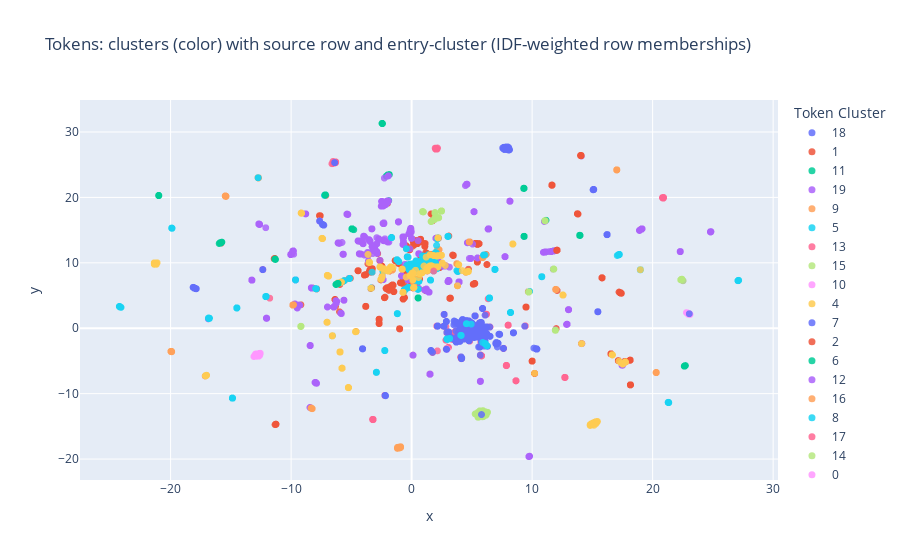
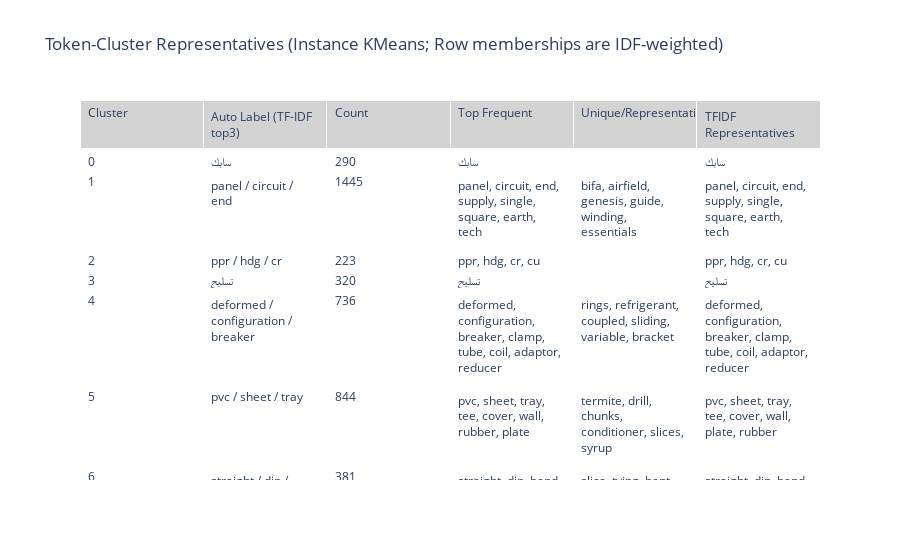
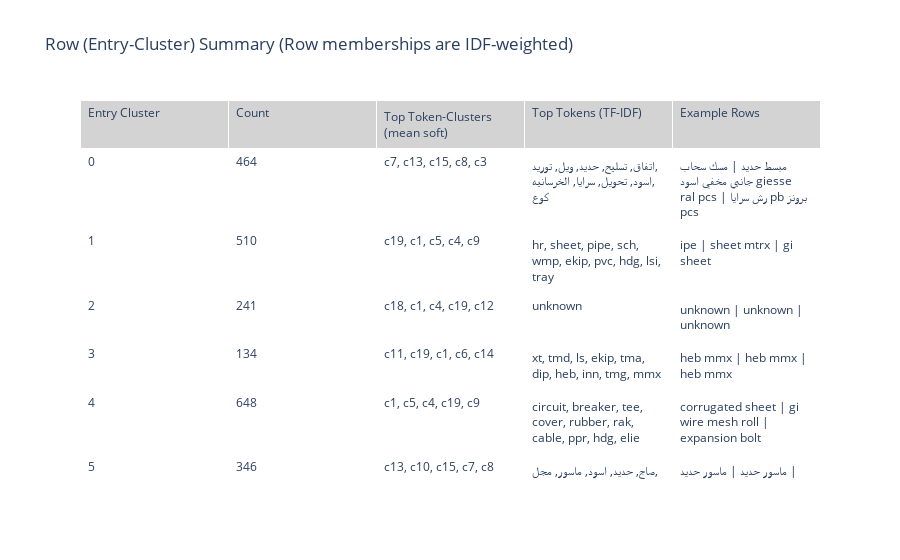

Write notebook code for charts like these, in order.
### Code cell
# Approach 2: Downweighting
# =========================

# ---- Imports (safe re-imports) ----
import numpy as np, pandas as pd
from collections import Counter
from sklearn.cluster import KMeans
from sklearn.preprocessing import normalize
import umap
import plotly.express as px
import plotly.graph_objects as go

# ---- Config / Hyperparameters ----
mixnlp_n_clusters     = 20      # number of token clusters
mixnlp_random_state   = 42
mixnlp_umap_neighbors = 30
mixnlp_umap_min_dist  = 0.05
mixnlp_softmax_temp   = 0.05

# Optional: pruning toggles (keep False for pure downweighting)
PRUNE_COMMON  = False  # drop tokens appearing in > pr_common_frac of rows
PRUNE_RARE    = False  # drop tokens with df < pr_rare_min
pr_common_frac = 0.60
pr_rare_min    = 2

# ---- Tokenization to token-instance dataframe ----
def _tokens(s):
    return [t for t in s.split() if t] if isinstance(s, str) else []

# `kv` = embedding lookup (e.g., gensim KeyedVectors); `df["Interpretable"]` exists
# Build (row_id, token, vec) for each token instance
rows = []
for rid, text in enumerate(df["Interpretable"].to_numpy()):
    for tok in _tokens(text):
        if tok in kv:  # membership works with gensim KeyedVectors; for dict, same
            rows.append((rid, tok, kv.get_vector(tok)))
mixnlp_tok_df = pd.DataFrame(rows, columns=["row_id", "token", "vec"])

# ---- (Optional) pruning by document frequency ----
if PRUNE_COMMON or PRUNE_RARE:
    df_per_tok = mixnlp_tok_df[["token","row_id"]].drop_duplicates().groupby("token")["row_id"].size()
    keep = pd.Series(True, index=df_per_tok.index)
    if PRUNE_COMMON:
        keep &= (df_per_tok <= pr_common_frac * len(df))
    if PRUNE_RARE:
        keep &= (df_per_tok >= pr_rare_min)
    keep = keep[keep].index
    mixnlp_tok_df = mixnlp_tok_df[mixnlp_tok_df["token"].isin(keep)].reset_index(drop=True)

# ---- Cosine geometry (no PCA) ----
Xt = np.vstack(mixnlp_tok_df["vec"].to_numpy()).astype(np.float32)  # (n_tok, d)
Xproc = normalize(Xt, norm="l2", axis=1)                             # unit-norm tokens

# ---- Token clustering (KMeans on instances) ----
tok_kmeans = KMeans(n_clusters=mixnlp_n_clusters, random_state=mixnlp_random_state, n_init='auto')
mixnlp_tok_df["token_cluster"] = tok_kmeans.fit_predict(Xproc)

# ---- 2D coords for tokens (UMAP, cosine) ----
um = umap.UMAP(
    n_neighbors=mixnlp_umap_neighbors,
    min_dist=mixnlp_umap_min_dist,
    metric="cosine",
    random_state=mixnlp_random_state
)
X2 = um.fit_transform(Xproc)
mixnlp_tok_df["x"] = X2[:, 0]
mixnlp_tok_df["y"] = X2[:, 1]

# ---- Row-level memberships with DOWNWEIGHTING ----
# Vectorized cosine similarities token->centroids
C  = normalize(tok_kmeans.cluster_centers_, axis=1)   # (k, d)
Xp = normalize(Xproc, axis=1)                         # (n_tok, d) (redundant normalize but safe)
cos_tok_cent = Xp @ C.T                               # (n_tok, k)

# Vectorized softmax with temperature
temp = max(mixnlp_softmax_temp, 1e-6)
S = cos_tok_cent - cos_tok_cent.max(axis=1, keepdims=True)
E = np.exp(S / temp)
tok_soft = E / (E.sum(axis=1, keepdims=True) + 1e-9)  # (n_tok, k)

# Per-instance weights: IDF by default (rows as documents)
df_per_tok = (
    mixnlp_tok_df[["token","row_id"]]
    .drop_duplicates()
    .groupby("token")["row_id"].size()
)
idf_map = np.log((len(df) + 1) / (df_per_tok + 1)) + 1.0
w_tok = mixnlp_tok_df["token"].map(idf_map).fillna(1.0).to_numpy()

# Weighted SOFT memberships (row-wise weighted mean of token soft distributions)
soft_cols = [f"mixnlp_Psoft_c{c}" for c in range(mixnlp_n_clusters)]
soft_df = pd.DataFrame(tok_soft, columns=soft_cols)
soft_df["row_id"] = mixnlp_tok_df["row_id"].values
soft_df["w"] = w_tok

num_soft = soft_df.groupby("row_id").apply(
    lambda g: (g[soft_cols].to_numpy() * g["w"].to_numpy()[:, None]).sum(axis=0)
)
den_soft = soft_df.groupby("row_id")["w"].sum().replace(0, 1.0)

soft_rows = (
    pd.DataFrame(np.vstack(num_soft.values) / den_soft.to_numpy()[:, None],
                 index=num_soft.index, columns=soft_cols)
    .reindex(range(len(df)), fill_value=0.0)
)

# Weighted HARD (vote) memberships (row-wise weighted histogram of token_cluster)
mixnlp_tok_df["_w"] = w_tok
vote_weights = mixnlp_tok_df.pivot_table(
    index="row_id", columns="token_cluster", values="_w", aggfunc="sum", fill_value=0.0
).reindex(range(len(df)), fill_value=0.0)
vote_rows = vote_weights.div(vote_weights.sum(axis=1).replace(0,1), axis=0)
vote_rows.columns = [f"mixnlp_Pvote_c{c}" for c in vote_rows.columns]

# ---- Write memberships into df (prefer soft) ----
vote_cols = [f"mixnlp_Pvote_c{c}" for c in range(mixnlp_n_clusters)]
df.drop(columns=[c for c in df.columns if c in soft_cols + vote_cols], errors="ignore", inplace=True)

for c in soft_cols:
    df[c] = soft_rows[c].values
for c in vote_cols:
    if c in vote_rows.columns:
        df[c] = vote_rows[c].values
    else:
        df[c] = 0.0  # ensure rectangular shape

# ---- Entry-level clustering on row features (prefer soft) ----
feat_cols = soft_cols if set(soft_cols).issubset(df.columns) else vote_cols
X_entry = df[feat_cols].to_numpy()
entry_k = max(5, min(40, mixnlp_n_clusters // 2))
entry_kmeans = KMeans(n_clusters=entry_k, random_state=mixnlp_random_state, n_init='auto')
df["entry_cluster"] = entry_kmeans.fit_predict(X_entry)

# Keep row text for hover
df["row_text"] = df["Interpretable"].astype(str)

# Map entry_cluster back to tokens for hover
row_to_entry = df["entry_cluster"].to_dict()
mixnlp_tok_df["entry_cluster"] = mixnlp_tok_df["row_id"].map(row_to_entry)

# =======================
# Visualization section
# =======================

# ---- Token scatter (color = token_cluster), with row hovers ----
tok_plot_df = mixnlp_tok_df.merge(
    df[["row_text", "entry_cluster"]].reset_index(drop=True).rename_axis("row_id").reset_index(),
    on=["row_id", "entry_cluster"],
    how="left"
)
fig_tok = px.scatter(
    tok_plot_df, x="x", y="y",
    color=tok_plot_df["token_cluster"].astype(str),
    hover_data={
        "token": True,
        "token_cluster": True,
        "row_id": True,
        "entry_cluster": True,
        "row_text": True,
        "x": False, "y": False
    },
    title="Tokens: clusters (color) with source row and entry-cluster (IDF-weighted row memberships)"
)
fig_tok.update_traces(marker=dict(size=7, opacity=0.85))
fig_tok.update_layout(legend_title_text="Token Cluster")
fig_tok.show()

# ---- Table 1: token-cluster representatives (freq + TF-IDF across clusters) ----
tokens_by_cluster = mixnlp_tok_df.groupby("token_cluster")["token"].apply(list)
num_clusters = tokens_by_cluster.shape[0]

# frequency + unique
rep_rows = []
for c in range(num_clusters):
    toks = pd.Series(tokens_by_cluster.get(c, []))
    vc = toks.value_counts()
    rep_rows.append({
        "Cluster": c,
        "Count": int(len(toks)),
        "Top Frequent": ", ".join(vc.index[:8].tolist()),
        "Unique/Representative": ", ".join(vc[vc == 1].index[:6].tolist())
    })
rep_freq = pd.DataFrame(rep_rows).sort_values("Cluster").reset_index(drop=True)

# TF-IDF across clusters (treat each cluster as a "doc")
dfreq = Counter()
for toks in tokens_by_cluster:
    for t in set(toks):
        dfreq[t] += 1
Ndocs = len(tokens_by_cluster)

def _tfidf_top(tokens, k=8):
    tf = Counter(tokens); total = sum(tf.values()) or 1
    scored = [(t, (f/total) * (np.log((Ndocs+1)/(1+dfreq[t])) + 1.0)) for t, f in tf.items()]
    scored.sort(key=lambda x: x[1], reverse=True)
    return [t for t, _ in scored[:k]]

rep_tfidf = pd.DataFrame(
    [{"Cluster": c, "TFIDF Representatives": ", ".join(_tfidf_top(tokens_by_cluster.get(c, []), 8))}
     for c in range(num_clusters)]
).sort_values("Cluster").reset_index(drop=True)

token_table = rep_freq.merge(rep_tfidf, on="Cluster")
token_table["Auto Label (TF-IDF top3)"] = token_table["TFIDF Representatives"].apply(
    lambda s: " / ".join(s.split(", ")[:3]) if isinstance(s, str) else ""
)
token_table = token_table[
    ["Cluster","Auto Label (TF-IDF top3)","Count","Top Frequent","Unique/Representative","TFIDF Representatives"]
]

fig_token_tbl = go.Figure(data=[go.Table(
    header=dict(values=list(token_table.columns), fill_color='lightgrey', align='left'),
    cells=dict(values=[token_table[c] for c in token_table.columns], fill_color='white', align='left')
)])
fig_token_tbl.update_layout(title="Token-Cluster Representatives (Instance KMeans; Row memberships are IDF-weighted)")
fig_token_tbl.show()

# ---- Table 2: row (entry-cluster) summary ----
soft_cols = [c for c in df.columns if c.startswith("mixnlp_Psoft_c")]
entry_means = df.groupby("entry_cluster")[soft_cols].mean()

def _topk_token_clusters(row, k=5):
    vals = row.values
    idx = np.argsort(vals)[::-1][:k]
    labs = [f"c{int(row.index[j].split('mixnlp_Psoft_c')[1])}" for j in idx]
    return ", ".join(labs)

# tokens per entry-cluster for TF-IDF
tokens_by_entry = (
    mixnlp_tok_df
    .groupby("entry_cluster")["token"]
    .apply(list)
    .reindex(sorted(df["entry_cluster"].unique()), fill_value=[])
)
N_docs_ec = len(tokens_by_entry)
dfreq_ec = Counter()
for toks in tokens_by_entry:
    for t in set(toks):
        dfreq_ec[t] += 1

def _tfidf_top_tokens(tokens, k=10):
    tf = Counter(tokens); total = sum(tf.values()) or 1
    scored = [(t, (f/total) * (np.log((N_docs_ec+1)/(1+dfreq_ec[t])) + 1.0)) for t, f in tf.items()]
    scored.sort(key=lambda x: x[1], reverse=True)
    return ", ".join([t for t, _ in scored[:k]])

entry_sizes = df["entry_cluster"].value_counts().sort_index()
examples = {
    c: " | ".join(df.loc[df["entry_cluster"] == c, "row_text"].head(3).tolist())
    for c in entry_sizes.index
}

row_table = pd.DataFrame({
    "Entry Cluster": entry_sizes.index,
    "Count": entry_sizes.values,
    "Top Token-Clusters (mean soft)": entry_means.apply(_topk_token_clusters, axis=1).reindex(entry_sizes.index).fillna(""),
    "Top Tokens (TF-IDF)": tokens_by_entry.apply(_tfidf_top_tokens).reindex(entry_sizes.index).fillna(""),
    "Example Rows": pd.Series(examples).reindex(entry_sizes.index).fillna("")
}).reset_index(drop=True)

fig_row_tbl = go.Figure(data=[go.Table(
    header=dict(values=list(row_table.columns), fill_color='lightgrey', align='left'),
    cells=dict(values=[row_table[c] for c in row_table.columns], fill_color='white', align='left')
)])
fig_row_tbl.update_layout(title="Row (Entry-Cluster) Summary (Row memberships are IDF-weighted)")
fig_row_tbl.show()

### Figure 1 — Plotly figure (JSON) as saved in the notebook; plotly's stock layout.template omitted (floating-point values rounded to 4 significant figures; data arrays with more than 128 entries replaced by an {"elided": "..."} marker saying what was removed)
{"data": [{"customdata": {"elided": "270x5 mixed values"}, "hovertemplate": "color=18<br>token=%{customdata[0]}<br>token_cluster=%{customdata[1]}<br>row_id=%{customdata[2]}<br>entry_cluster=%{customdata[3]}<br>row_text=%{customdata[4]}<extra></extra>", "legendgroup": "18", "marker": {"color": "#636efa", "opacity": 0.85, "size": 7, "symbol": "circle"}, "mode": "markers", "name": "18", "showlegend": true, "type": "scattergl", "x": {"elided": "270 float values"}, "xaxis": "x", "y": {"elided": "270 float values"}, "yaxis": "y"}, {"customdata": {"elided": "1445x5 mixed values"}, "hovertemplate": "color=1<br>token=%{customdata[0]}<br>token_cluster=%{customdata[1]}<br>row_id=%{customdata[2]}<br>entry_cluster=%{customdata[3]}<br>row_text=%{customdata[4]}<extra></extra>", "legendgroup": "1", "marker": {"color": "#EF553B", "opacity": 0.85, "size": 7, "symbol": "circle"}, "mode": "markers", "name": "1", "showlegend": true, "type": "scattergl", "x": {"elided": "1445 float values"}, "xaxis": "x", "y": {"elided": "1445 float values"}, "yaxis": "y"}, {"customdata": {"elided": "284x5 mixed values"}, "hovertemplate": "color=11<br>token=%{customdata[0]}<br>token_cluster=%{customdata[1]}<br>row_id=%{customdata[2]}<br>entry_cluster=%{customdata[3]}<br>row_text=%{customdata[4]}<extra></extra>", "legendgroup": "11", "marker": {"color": "#00cc96", "opacity": 0.85, "size": 7, "symbol": "circle"}, "mode": "markers", "name": "11", "showlegend": true, "type": "scattergl", "x": {"elided": "284 float values"}, "xaxis": "x", "y": {"elided": "284 float values"}, "yaxis": "y"}, {"customdata": {"elided": "1522x5 mixed values"}, "hovertemplate": "color=19<br>token=%{customdata[0]}<br>token_cluster=%{customdata[1]}<br>row_id=%{customdata[2]}<br>entry_cluster=%{customdata[3]}<br>row_text=%{customdata[4]}<extra></extra>", "legendgroup": "19", "marker": {"color": "#ab63fa", "opacity": 0.85, "size": 7, "symbol": "circle"}, "mode": "markers", "name": "19", "showlegend": true, "type": "scattergl", "x": {"elided": "1522 float values"}, "xaxis": "x", "y": {"elided": "1522 float values"}, "yaxis": "y"}, {"customdata": {"elided": "542x5 mixed values"}, "hovertemplate": "color=9<br>token=%{customdata[0]}<br>token_cluster=%{customdata[1]}<br>row_id=%{customdata[2]}<br>entry_cluster=%{customdata[3]}<br>row_text=%{customdata[4]}<extra></extra>", "legendgroup": "9", "marker": {"color": "#FFA15A", "opacity": 0.85, "size": 7, "symbol": "circle"}, "mode": "markers", "name": "9", "showlegend": true, "type": "scattergl", "x": {"elided": "542 float values"}, "xaxis": "x", "y": {"elided": "542 float values"}, "yaxis": "y"}, {"customdata": {"elided": "844x5 mixed values"}, "hovertemplate": "color=5<br>token=%{customdata[0]}<br>token_cluster=%{customdata[1]}<br>row_id=%{customdata[2]}<br>entry_cluster=%{customdata[3]}<br>row_text=%{customdata[4]}<extra></extra>", "legendgroup": "5", "marker": {"color": "#19d3f3", "opacity": 0.85, "size": 7, "symbol": "circle"}, "mode": "markers", "name": "5", "showlegend": true, "type": "scattergl", "x": {"elided": "844 float values"}, "xaxis": "x", "y": {"elided": "844 float values"}, "yaxis": "y"}, {"customdata": {"elided": "940x5 mixed values"}, "hovertemplate": "color=13<br>token=%{customdata[0]}<br>token_cluster=%{customdata[1]}<br>row_id=%{customdata[2]}<br>entry_cluster=%{customdata[3]}<br>row_text=%{customdata[4]}<extra></extra>", "legendgroup": "13", "marker": {"color": "#FF6692", "opacity": 0.85, "size": 7, "symbol": "circle"}, "mode": "markers", "name": "13", "showlegend": true, "type": "scattergl", "x": {"elided": "940 float values"}, "xaxis": "x", "y": {"elided": "940 float values"}, "yaxis": "y"}, {"customdata": {"elided": "577x5 mixed values"}, "hovertemplate": "color=15<br>token=%{customdata[0]}<br>token_cluster=%{customdata[1]}<br>row_id=%{customdata[2]}<br>entry_cluster=%{customdata[3]}<br>row_text=%{customdata[4]}<extra></extra>", "legendgroup": "15", "marker": {"color": "#B6E880", "opacity": 0.85, "size": 7, "symbol": "circle"}, "mode": "markers", "name": "15", "showlegend": true, "type": "scattergl", "x": {"elided": "577 float values"}, "xaxis": "x", "y": {"elided": "577 float values"}, "yaxis": "y"}, {"customdata": {"elided": "224x5 mixed values"}, "hovertemplate": "color=10<br>token=%{customdata[0]}<br>token_cluster=%{customdata[1]}<br>row_id=%{customdata[2]}<br>entry_cluster=%{customdata[3]}<br>row_text=%{customdata[4]}<extra></extra>", "legendgroup": "10", "marker": {"color": "#FF97FF", "opacity": 0.85, "size": 7, "symbol": "circle"}, "mode": "markers", "name": "10", "showlegend": true, "type": "scattergl", "x": {"elided": "224 float values"}, "xaxis": "x", "y": {"elided": "224 float values"}, "yaxis": "y"}, {"customdata": {"elided": "736x5 mixed values"}, "hovertemplate": "color=4<br>token=%{customdata[0]}<br>token_cluster=%{customdata[1]}<br>row_id=%{customdata[2]}<br>entry_cluster=%{customdata[3]}<br>row_text=%{customdata[4]}<extra></extra>", "legendgroup": "4", "marker": {"color": "#FECB52", "opacity": 0.85, "size": 7, "symbol": "circle"}, "mode": "markers", "name": "4", "showlegend": true, "type": "scattergl", "x": {"elided": "736 float values"}, "xaxis": "x", "y": {"elided": "736 float values"}, "yaxis": "y"}, {"customdata": {"elided": "1140x5 mixed values"}, "hovertemplate": "color=7<br>token=%{customdata[0]}<br>token_cluster=%{customdata[1]}<br>row_id=%{customdata[2]}<br>entry_cluster=%{customdata[3]}<br>row_text=%{customdata[4]}<extra></extra>", "legendgroup": "7", "marker": {"color": "#636efa", "opacity": 0.85, "size": 7, "symbol": "circle"}, "mode": "markers", "name": "7", "showlegend": true, "type": "scattergl", "x": {"elided": "1140 float values"}, "xaxis": "x", "y": {"elided": "1140 float values"}, "yaxis": "y"}, {"customdata": {"elided": "223x5 mixed values"}, "hovertemplate": "color=2<br>token=%{customdata[0]}<br>token_cluster=%{customdata[1]}<br>row_id=%{customdata[2]}<br>entry_cluster=%{customdata[3]}<br>row_text=%{customdata[4]}<extra></extra>", "legendgroup": "2", "marker": {"color": "#EF553B", "opacity": 0.85, "size": 7, "symbol": "circle"}, "mode": "markers", "name": "2", "showlegend": true, "type": "scattergl", "x": {"elided": "223 float values"}, "xaxis": "x", "y": {"elided": "223 float values"}, "yaxis": "y"}, {"customdata": {"elided": "381x5 mixed values"}, "hovertemplate": "color=6<br>token=%{customdata[0]}<br>token_cluster=%{customdata[1]}<br>row_id=%{customdata[2]}<br>entry_cluster=%{customdata[3]}<br>row_text=%{customdata[4]}<extra></extra>", "legendgroup": "6", "marker": {"color": "#00cc96", "opacity": 0.85, "size": 7, "symbol": "circle"}, "mode": "markers", "name": "6", "showlegend": true, "type": "scattergl", "x": {"elided": "381 float values"}, "xaxis": "x", "y": {"elided": "381 float values"}, "yaxis": "y"}, {"customdata": {"elided": "109x5 mixed values"}, "hovertemplate": "color=12<br>token=%{customdata[0]}<br>token_cluster=%{customdata[1]}<br>row_id=%{customdata[2]}<br>entry_cluster=%{customdata[3]}<br>row_text=%{customdata[4]}<extra></extra>", "legendgroup": "12", "marker": {"color": "#ab63fa", "opacity": 0.85, "size": 7, "symbol": "circle"}, "mode": "markers", "name": "12", "showlegend": true, "type": "scattergl", "x": [19.1, 19.1, 19.1, 19.1, 19.1, 19.09, 18.92, 18.92, 18.92, 19.1, 19.1, 19.1, 9.765, 8.153, 19.1, 9.763, 8.153, 19.1, 8.153, 19.1, 9.764, 8.153, 19.1, 9.764, 8.153, 19.1, 8.153, 19.1, 9.763, 8.153, 19.1, 9.763, 8.153, 19.1, 9.763, 8.153, 19.09, 9.763, 8.153, 19.1, 9.763, 8.155, 19.1, 9.762, 8.155, 19.1, 9.762, 19.1, 9.762, 8.155, 19.1, 9.762, 19.1, 8.155, 19.1, 9.761, 8.155, 19.1, 9.761, 8.155, 19.1, 9.761, 19.11, 9.762, 19.1, 9.766, 19.1, 9.749, 8.155, 19.1, 8.155, 19.1, 9.764, 8.155, 19.09, 9.762, 8.155, 19.1, 9.752, 19.1, 9.779, 8.152, 19.1, 9.76, 8.154, 19.11, 9.76, 8.154, 19.1, 9.789, 8.159, 19.1, 9.763, 19.07, 9.762, 19.1, 9.763, 19.1, 19.13, 9.725, 8.154, 19.1, 19.1, 19.06, 19.1, 18.9, 18.92, 8.154, 8.155], "xaxis": "x", "y": [15.18, 15.18, 15.18, 15.18, 15.18, 15.17, 14.97, 14.97, 14.97, 15.18, 15.18, 15.18, -19.58, 19.42, 15.18, -19.59, 19.42, 15.18, 19.42, 15.18, -19.59, 19.42, 15.18, -19.59, 19.42, 15.18, 19.42, 15.18, -19.59, 19.42, 15.18, -19.59, 19.42, 15.17, -19.59, 19.42, 15.17, -19.59, 19.42, 15.17, -19.59, 19.42, 15.17, -19.59, 19.42, 15.17, -19.59, 15.17, -19.59, 19.42, 15.17, -19.59, 15.18, 19.42, 15.17, -19.59, 19.42, 15.18, -19.59, 19.42, 15.17, -19.59, 15.19, -19.59, 15.18, -19.58, 15.18, -19.6, 19.42, 15.18, 19.42, 15.18, -19.59, 19.42, 15.17, -19.59, 19.42, 15.18, -19.6, 15.18, -19.57, 19.42, 15.18, -19.59, 19.42, 15.19, -19.59, 19.42, 15.18, -19.56, 19.43, 15.18, -19.59, 15.15, -19.59, 15.18, -19.59, 15.18, 15.21, -19.63, 19.42, 15.18, 15.18, 15.14, 15.17, 14.95, 14.97, 19.42, 19.42], "yaxis": "y"}, {"customdata": {"elided": "194x5 mixed values"}, "hovertemplate": "color=16<br>token=%{customdata[0]}<br>token_cluster=%{customdata[1]}<br>row_id=%{customdata[2]}<br>entry_cluster=%{customdata[3]}<br>row_text=%{customdata[4]}<extra></extra>", "legendgroup": "16", "marker": {"color": "#FFA15A", "opacity": 0.85, "size": 7, "symbol": "circle"}, "mode": "markers", "name": "16", "showlegend": true, "type": "scattergl", "x": {"elided": "194 float values"}, "xaxis": "x", "y": {"elided": "194 float values"}, "yaxis": "y"}, {"customdata": {"elided": "338x5 mixed values"}, "hovertemplate": "color=8<br>token=%{customdata[0]}<br>token_cluster=%{customdata[1]}<br>row_id=%{customdata[2]}<br>entry_cluster=%{customdata[3]}<br>row_text=%{customdata[4]}<extra></extra>", "legendgroup": "8", "marker": {"color": "#19d3f3", "opacity": 0.85, "size": 7, "symbol": "circle"}, "mode": "markers", "name": "8", "showlegend": true, "type": "scattergl", "x": {"elided": "338 float values"}, "xaxis": "x", "y": {"elided": "338 float values"}, "yaxis": "y"}, {"customdata": {"elided": "181x5 mixed values"}, "hovertemplate": "color=17<br>token=%{customdata[0]}<br>token_cluster=%{customdata[1]}<br>row_id=%{customdata[2]}<br>entry_cluster=%{customdata[3]}<br>row_text=%{customdata[4]}<extra></extra>", "legendgroup": "17", "marker": {"color": "#FF6692", "opacity": 0.85, "size": 7, "symbol": "circle"}, "mode": "markers", "name": "17", "showlegend": true, "type": "scattergl", "x": {"elided": "181 float values"}, "xaxis": "x", "y": {"elided": "181 float values"}, "yaxis": "y"}, {"customdata": {"elided": "264x5 mixed values"}, "hovertemplate": "color=14<br>token=%{customdata[0]}<br>token_cluster=%{customdata[1]}<br>row_id=%{customdata[2]}<br>entry_cluster=%{customdata[3]}<br>row_text=%{customdata[4]}<extra></extra>", "legendgroup": "14", "marker": {"color": "#B6E880", "opacity": 0.85, "size": 7, "symbol": "circle"}, "mode": "markers", "name": "14", "showlegend": true, "type": "scattergl", "x": {"elided": "264 float values"}, "xaxis": "x", "y": {"elided": "264 float values"}, "yaxis": "y"}, {"customdata": {"elided": "290x5 mixed values"}, "hovertemplate": "color=0<br>token=%{customdata[0]}<br>token_cluster=%{customdata[1]}<br>row_id=%{customdata[2]}<br>entry_cluster=%{customdata[3]}<br>row_text=%{customdata[4]}<extra></extra>", "legendgroup": "0", "marker": {"color": "#FF97FF", "opacity": 0.85, "size": 7, "symbol": "circle"}, "mode": "markers", "name": "0", "showlegend": true, "type": "scattergl", "x": {"elided": "290 float values"}, "xaxis": "x", "y": {"elided": "290 float values"}, "yaxis": "y"}, {"customdata": {"elided": "320x5 mixed values"}, "hovertemplate": "color=3<br>token=%{customdata[0]}<br>token_cluster=%{customdata[1]}<br>row_id=%{customdata[2]}<br>entry_cluster=%{customdata[3]}<br>row_text=%{customdata[4]}<extra></extra>", "legendgroup": "3", "marker": {"color": "#FECB52", "opacity": 0.85, "size": 7, "symbol": "circle"}, "mode": "markers", "name": "3", "showlegend": true, "type": "scattergl", "x": {"elided": "320 float values"}, "xaxis": "x", "y": {"elided": "320 float values"}, "yaxis": "y"}], "layout": {"legend": {"title": {"text": "Token Cluster"}, "tracegroupgap": 0}, "title": {"text": "Tokens: clusters (color) with source row and entry-cluster (IDF-weighted row memberships)"}, "xaxis": {"anchor": "y", "domain": [0, 1], "title": {"text": "x"}}, "yaxis": {"anchor": "x", "domain": [0, 1], "title": {"text": "y"}}}}

### Figure 2 — Plotly figure (JSON) as saved in the notebook; plotly's stock layout.template omitted (floating-point values rounded to 4 significant figures)
{"data": [{"cells": {"align": "left", "fill": {"color": "white"}, "values": [[0, 1, 2, 3, 4, 5, 6, 7, 8, 9, 10, 11, 12, 13, 14, 15, 16, 17, 18, 19], ["سابك", "panel / circuit / end", "ppr / hdg / cr", "تسليح", "deformed / configuration / breaker", "pvc / sheet / tray", "straight / dip / bend", "اتفاق / توريد / ويل", "سعودي / وطني / راجح", "steel / pipe / cable", "اسود / رمادي / احمر", "xt / model / ls", "size / color / style", "صاج / ماسور / سلك", "ittifaq / watani / tah", "حديد", "bar / bars", "black / grey / white", "unknown", "ekip / hr / tmd"], [290, 1445, 223, 320, 736, 844, 381, 1140, 338, 542, 224, 284, 109, 940, 264, 577, 194, 181, 270, 1522], ["سابك", "panel, circuit, end, supply, single, square, earth, tech", "ppr, hdg, cr, cu", "تسليح", "deformed, configuration, breaker, clamp, tube, coil, adaptor, reducer", "pvc, sheet, tray, tee, cover, wall, rubber, plate", "straight, dip, bend, elbow, cut, plain, angle, length", "اتفاق, توريد, ويل, تحويل, سرايا, كوع, نموذج, رياض", "سعودي, وطني, راجح, سويدي, نظامي, عادي, ثلاثي, صيني", "steel, pipe, cable, rebar, wire, copper, reinforcing, astm", "اسود, رمادي, احمر, ابيض, اصفر, ازرق, غامق", "xt, model, ls, lsi, mmx, saab, mitsubishi, hp", "size, color, style, height, sizes, solid, width", "صاج, ماسور, سلك, مجدول, كيبل, مجل, مسحوب, املس", "ittifaq, watani, tah, rak, mada, saudi, elie, petromin", "حديد", "bar, bars", "black, grey, white, yellow, red, green, blue, gray", "unknown", "ekip, hr, tmd, pcs, aquaterra, tma, osf, ms"], ["", "bifa, airfield, genesis, guide, winding, essentials", "", "", "rings, refrigerant, coupled, sliding, variable, bracket", "termite, drill, chunks, conditioner, slices, syrup", "slice, tying, bent, wavy", "صوت, زهور, توريج, انتر, هولند, حصان", "مدني, طبيعي, واع, اساسي, اصلي, اماراتي", "cables, roofing, aluminum, cpvc, insulated, scaffolding", "", "isuzu", "width", "غطاء, بقش, مكبر, مطاطي, خشاب, اسفلتي", "arabia, al, shatta, shurfa, majd, madar", "", "", "colored, pink", "", "hbb, nrv, emd, lifco, hm, dyn"], ["سابك", "panel, circuit, end, supply, single, square, earth, tech", "ppr, hdg, cr, cu", "تسليح", "deformed, configuration, breaker, clamp, tube, coil, adaptor, reducer", "pvc, sheet, tray, tee, cover, wall, plate, rubber", "straight, dip, bend, elbow, cut, plain, angle, length", "اتفاق, توريد, ويل, تحويل, سرايا, كوع, نموذج, رياض", "سعودي, وطني, راجح, سويدي, نظامي, عادي, ثلاثي, صيني", "steel, pipe, cable, rebar, wire, copper, reinforcing, astm", "اسود, رمادي, احمر, ابيض, اصفر, ازرق, غامق", "xt, model, ls, lsi, mmx, saab, mitsubishi, hp", "size, color, style, height, sizes, solid, width", "صاج, ماسور, سلك, مجدول, كيبل, مجل, مسحوب, املس", "ittifaq, watani, tah, rak, mada, saudi, elie, petromin", "حديد", "bar, bars", "black, grey, white, yellow, red, green, blue, gray", "unknown", "ekip, hr, tmd, pcs, aquaterra, tma, osf, ms"]]}, "header": {"align": "left", "fill": {"color": "lightgrey"}, "values": ["Cluster", "Auto Label (TF-IDF top3)", "Count", "Top Frequent", "Unique/Representative", "TFIDF Representatives"]}, "type": "table"}], "layout": {"title": {"text": "Token-Cluster Representatives (Instance KMeans; Row memberships are IDF-weighted)"}}}

### Figure 3 — Plotly figure (JSON) as saved in the notebook; plotly's stock layout.template omitted (floating-point values rounded to 4 significant figures)
{"data": [{"cells": {"align": "left", "fill": {"color": "white"}, "values": [[0, 1, 2, 3, 4, 5, 6, 7, 8, 9], [464, 510, 241, 134, 648, 346, 258, 239, 147, 163], ["c7, c13, c15, c8, c3", "c19, c1, c5, c4, c9", "c18, c1, c4, c19, c12", "c11, c19, c1, c6, c14", "c1, c5, c4, c19, c9", "c13, c10, c15, c7, c8", "c4, c6, c16, c2, c14", "c8, c15, c13, c3, c7", "c0, c15, c3, c13, c7", "c9, c14, c5, c4, c19"], ["اتفاق, تسليح, حديد, ويل, توريد, اسود, تحويل, سرايا, الخرسانيه, كوع", "hr, sheet, pipe, sch, wmp, ekip, pvc, hdg, lsi, tray", "unknown", "xt, tmd, ls, ekip, tma, dip, heb, inn, tmg, mmx", "circuit, breaker, tee, cover, rubber, rak, cable, ppr, hdg, elie", "صاج, حديد, اسود, ماسور, مجل, مربع, فارغ, سلك, براغ, مستطيل", "straight, deformed, bar, black, cr, ppr, سابك, ittifaq, cut, rebar", "تسليح, حديد, سعودي, وطني, راجح, سويدي, مجدول, سلك, سابك, نظامي", "تسليح, حديد, سابك, مسحوب, مجدول, md", "steel, pipe, bar, reinforcing, rebar, ittf, saudi, wire, copper, cable"], ["مبسط حديد | مسك سحاب جانبي مخفي اسود giesse ral pcs | رش سرايا pb برونز pcs", "ipe | sheet mtrx | gi sheet", "unknown | unknown | unknown", "heb mmx | heb mmx | heb mmx", "corrugated sheet | gi wire mesh roll | expansion bolt", "ماسور حديد | ماسور حديد | صاج حديد اسود", "tube | tube | gi bolt long", "طبش كالون عادي اسود ms | وطني | راجح", "حديد سابك | حديد سابك | حديد سابك", "pipe | reinforcing steel bar ittf | reinforcing steel bar ittf"]]}, "header": {"align": "left", "fill": {"color": "lightgrey"}, "values": ["Entry Cluster", "Count", "Top Token-Clusters (mean soft)", "Top Tokens (TF-IDF)", "Example Rows"]}, "type": "table"}], "layout": {"title": {"text": "Row (Entry-Cluster) Summary (Row memberships are IDF-weighted)"}}}
